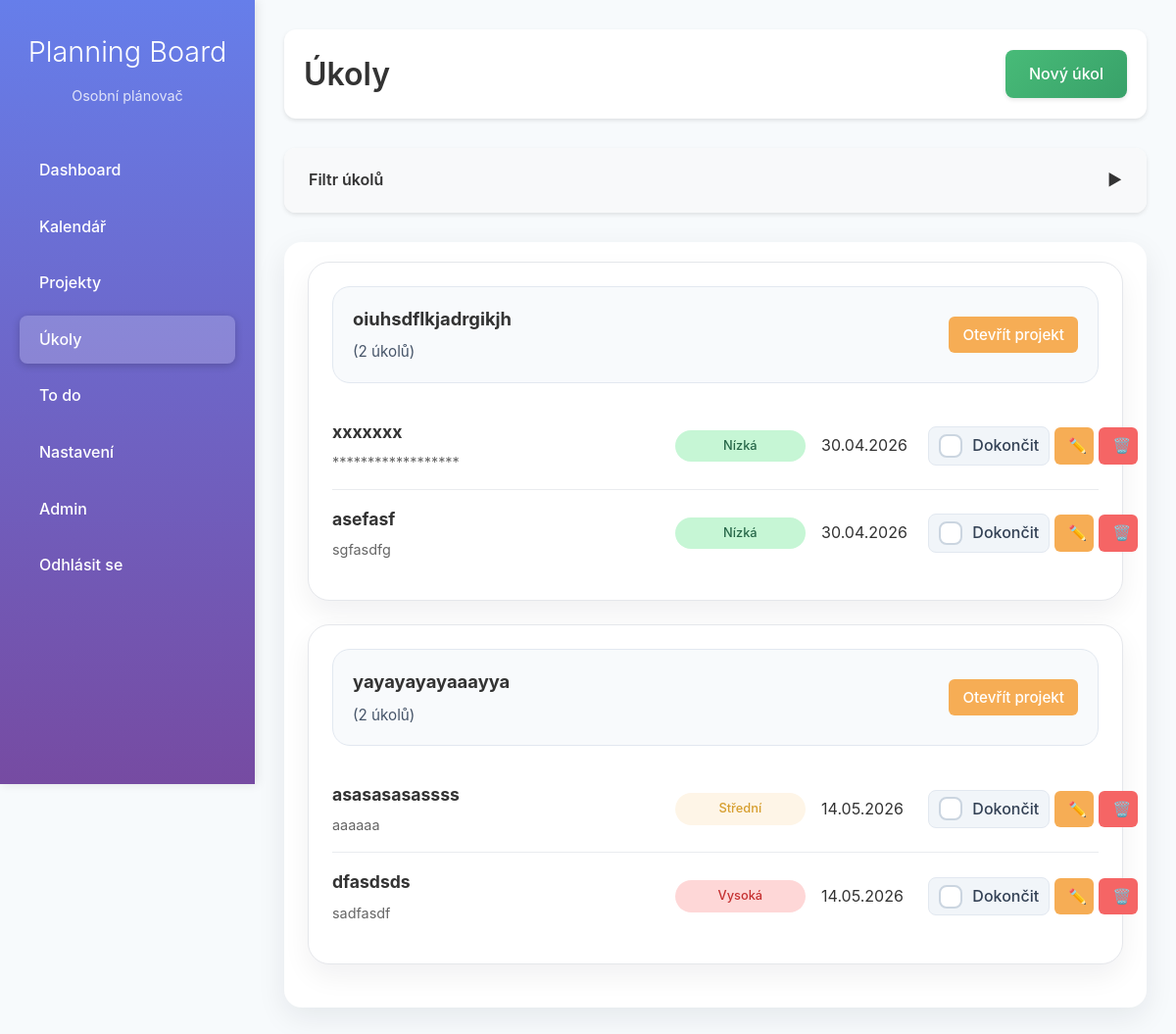
Page /tasks/tasks/ (signed in) on the earlier database version.
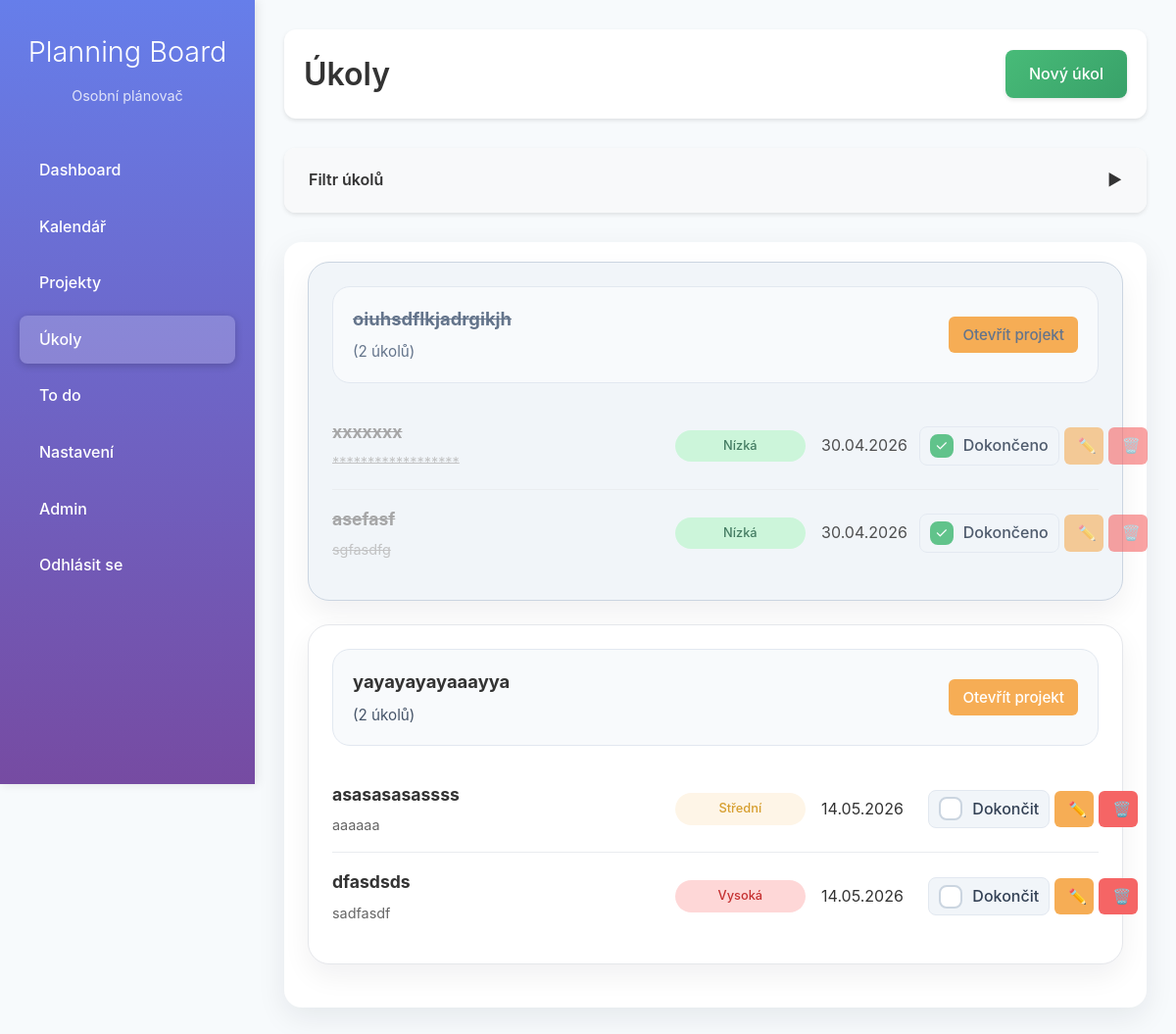
Same page on the later database version.
### tasks/models.py (models this page shows, shortened)
class Project(models.Model):
    user = models.ForeignKey(User, on_delete=models.CASCADE)
    title = models.CharField(max_length=200)
    description = models.TextField(blank=True)
    start_date = models.DateField()
    end_date = models.DateField()
    calendar = models.ForeignKey(Calendar, on_delete=models.CASCADE)
    completed = models.BooleanField(default=False)

class Task(models.Model):
    PRIORITY_HIGH = 1
    PRIORITY_MEDIUM = 2
    PRIORITY_LOW = 3
    PRIORITY_CHOICES = [
        (PRIORITY_HIGH, "Vysoká"),
        (PRIORITY_MEDIUM, "Střední"),
        (PRIORITY_LOW, "Nízká"),
    ]
    project = models.ForeignKey(Project, on_delete=models.CASCADE, related_name="tasks")
    user = models.ForeignKey(User, on_delete=models.CASCADE)
    title = models.CharField(max_length=255)
    description = models.TextField(blank=True)
    date = models.DateField()
    start_time = models.TimeField(null=True, blank=True)
    end_time = models.TimeField(null=True, blank=True)
    priority = models.IntegerField(choices=PRIORITY_CHOICES, default=PRIORITY_MEDIUM)
    completed = models.BooleanField(default=False)
    created_at = models.DateTimeField(auto_now_add=True)
    @property
    def priority_css(self):
        return {
            self.PRIORITY_HIGH: "high",
            self.PRIORITY_MEDIUM: "medium",
            self.PRIORITY_LOW: "low",
        }.get(self.priority, "medium")

### tasks/views.py (the view)
# urls.py: path("tasks/", views.task_list, name="task_list"),
@login_required
def task_list(request):
    user = request.user
    projects = Project.objects.filter(user=user).order_by('title')
    selected_projects = request.GET.getlist('projects')
    filter_submitted = request.GET.get('filter_submitted')
    selected_project_ids = [int(pid) for pid in selected_projects if pid.isdigit()]
    tasks = Task.objects.filter(user=user)
    if filter_submitted is not None and selected_project_ids:
        tasks = tasks.filter(project_id__in=selected_project_ids)
    tasks = tasks.order_by('project__title', 'date', 'start_time')
    grouped_tasks = []
    for project in projects:
        if selected_project_ids and project.id not in selected_project_ids:
            continue
        project_tasks = tasks.filter(project=project)
        if project_tasks.exists():
            grouped_tasks.append((project, project_tasks))
    context = {
        'grouped_tasks': grouped_tasks,
        'tasks': tasks,
        'projects': projects,
        'selected_project_ids': selected_project_ids,
        'filter_submitted': filter_submitted,
    }
    return render(request, "tasks/task_list.html", context)

### tasks/templates/tasks/task_list.html (shortened to what this page needs)
{% extends "base.html" %}
{% block content %}
<div class="tasks-header">
    <h1>Úkoly</h1>
    <a href="{% url 'tasks:create_task' %}" class="create-btn">Nový úkol</a>
</div>
<details class="filters-section">
    <summary class="filter-summary">Filtr úkolů</summary>
</details>
<div class="tasks-container">
    {% if grouped_tasks %}
        {% for project, project_tasks in grouped_tasks %}
            <div class="project-group{% if project.completed %} completed{% endif %}">
                <div class="project-group-header{% if project.completed %} completed{% endif %}">
                    <div>
                        <span class="project-group-title">{{ project.title }}</span>
                        <span class="project-group-meta">({{ project_tasks.count }} úkolů)</span>
                    </div>
                    <div class="project-group-actions">
                        <a href="{% url 'tasks:project_detail' project.pk %}" class="btn-small btn-edit">Otevřít projekt</a>
                    </div>
                </div>
                {% for task in project_tasks %}
                        <div class="task-item{% if task.completed or project.completed %} completed{% endif %}">
                            <div class="task-info">
                                <h3><a href="{% url 'tasks:task_detail' task.pk %}" style="color: inherit; text-decoration: none;">{{ task.title }}</a></h3>
                                <p>
                                    {% if task.description %}{{ task.description|truncatechars:80 }}{% endif %}
                                </p>
                            </div>
                            <div class="task-priority priority-{{ task.priority_css }}">
                                {{ task.get_priority_display }}
                            </div>
                            <div>
                                {{ task.date|date:"d.m.Y" }}
                            </div>
                            <div class="task-actions">
                                <label class="task-checkbox-label">
                                    <span class="custom-task-checkbox"></span>
                                    <span class="task-checkbox-text">{% if task.completed or project.completed %}Dokončeno{% else %}Dokončit{% endif %}</span>
                                </label>
                                <a href="{% url 'tasks:edit_task' task.pk %}" class="btn-small btn-edit" title="Upravit">✏️</a>
                                <a href="{% url 'tasks:delete_task' task.pk %}" class="btn-small btn-delete" title="Smazat">🗑️</a>
                            </div>
                        </div>
                    {% endfor %}
                </div>
            {% endfor %}
        {% elif tasks %}
            <div class="empty-state">
                <h2>Žádné úkoly pro vybrané projekty</h2>
                <p>Vyberte jiné projekty nebo zrušte filtr, aby se zobrazily všechny úkoly.</p>
                <a href="{% url 'tasks:task_list' %}" class="create-btn">Zrušit filtr</a>
            </div>
        {% else %}
            <div class="empty-state">
                <h2>Žádné úkoly</h2>
                <p>Začněte vytvářením svého prvního úkolu!</p>
                <a href="{% url 'tasks:create_task' %}" class="create-btn">Vytvořit první úkol</a>
            </div>
        {% endif %}
</div>
{% endblock %}

### templates/base.html (shortened to what this page needs)
<!DOCTYPE html>
<html lang="cs">
<head>
    {% load static %}
    <link rel="stylesheet" href="{% static 'tasks/style.css' %}">
</head>
<body>
    <div class="sidebar">
        <div class="logo">Planning Board</div>
        <div class="subtitle">Osobní plánovač</div>
        <nav>
            <a href="{% url 'tasks:dashboard' %}" class="{% if request.resolver_match.url_name == 'dashboard' %}active{% endif %}">Dashboard</a>
            <a href="{% url 'tasks:calendar_view' %}" class="{% if request.resolver_match.url_name == 'calendar_view' %}active{% endif %}">Kalendář</a>
            <a href="{% url 'tasks:project_list' %}" class="{% if request.resolver_match.url_name == 'project_list' %}active{% endif %}">Projekty</a>
            <a href="{% url 'tasks:task_list' %}" class="{% if request.resolver_match.url_name == 'task_list' %}active{% endif %}">Úkoly</a>
            <a href="{% url 'tasks:todo_list' %}" class="{% if request.resolver_match.url_name == 'todo_list' %}active{% endif %}">To do</a>
            <a href="{% url 'tasks:user_settings' %}" class="{% if request.resolver_match.url_name == 'user_settings' %}active{% endif %}">Nastavení</a>
            <a href="{% url 'admin:index' %}">Admin</a>
            {% if request.user.is_authenticated %}
                <a href="{% url 'logout' %}">Odhlásit se</a>
            {% else %}
                <a href="{% url 'login' %}">Přihlásit se</a>
            {% endif %}
        </nav>
    </div>
    <div class="content">
        {% block content %}
        {% endblock %}
    </div>
</body>
</html>

### tasks/static/tasks/style.css (style rules this page uses)
body { margin: 0; font-family: Arial, sans-serif; }
.sidebar { width: 220px; background-color: #2c3e50; color: white; padding: 20px; }

### templates/base.html (style rules this page uses)
* { box-sizing: border-box; }
body { margin: 0; font-family: -apple-system, BlinkMacSystemFont, 'Segoe UI', Roboto, 'Helvetica Neue', Arial, sans-serif; background: #f7fafc; color: #333; line-height: 1.6; }
.sidebar { width: 260px; background: linear-gradient(180deg, #667eea 0%, #764ba2 100%); height: 100vh; padding: 30px 20px; border-right: none; box-shadow: 2px 0 10px rgba(0,0,0,0.1); position: fixed; left: 0; top: 0; z-index: 100; }
.sidebar .logo { color: white; font-size: 1.8em; font-weight: 300; margin-bottom: 10px; text-align: center; }
.sidebar .subtitle { color: rgba(255,255,255,0.8); font-size: 0.9em; text-align: center; margin-bottom: 40px; }
.sidebar nav { margin-top: 20px; }
.sidebar a { display: block; margin: 8px 0; padding: 12px 20px; text-decoration: none; color: white; border-radius: 8px; transition: all 0.2s; font-weight: 500; position: relative; }
.sidebar a.active { background: rgba(255,255,255,0.2); box-shadow: 0 2px 8px rgba(0,0,0,0.2); }
.content { margin-left: 260px; padding: 30px; min-height: 100vh; }

Differences in the rows shown:
changed Project "oiuhsdflkjadrgikjh": completed False → True (drawn)
changed Task "xxxxxxx": completed "Dokončit" → "Dokončeno"
changed Task "asefasf": completed "Dokončit" → "Dokončeno"
